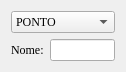
    <widget class="QWidget" name="layoutWidget6">
     <property name="geometry">
      <rect>
       <x>20</x>
       <y>30</y>
       <width>105</width>
       <height>60</height>
      </rect>
     </property>
     <layout class="QVBoxLayout" name="verticalLayout_15">
      <item>
       <widget class="QComboBox" name="comboBox">
        <property name="font">
         <font>
          <family>Times New Roman</family>
          <italic>false</italic>
          <bold>false</bold>
         </font>
        </property>
        <property name="cursor">
         <cursorShape>SizeVerCursor</cursorShape>
        </property>
        <item>
         <property name="text">
          <string>PONTO</string>
         </property>
        </item>
        <item>
         <property name="text">
          <string>RETA</string>
         </property>
        </item>
        <item>
         <property name="text">
          <string>POLIGONO</string>
         </property>
        </item>
        <item>
         <property name="text">
          <string>RETANGULO</string>
         </property>
        </item>
       </widget>
      </item>
      <item>
       <layout class="QHBoxLayout" name="layoutName">
        <item>
         <widget class="QLabel" name="label">
          <property name="font">
           <font>
            <family>Times New Roman</family>
            <italic>false</italic>
            <bold>false</bold>
           </font>
          </property>
          <property name="text">
           <string>Nome:</string>
          </property>
         </widget>
        </item>
        <item>
         <widget class="QLineEdit" name="lineNome">
          <property name="text">
           <string/>
          </property>
         </widget>
        </item>
       </layout>
      </item>
     </layout>
    </widget>
